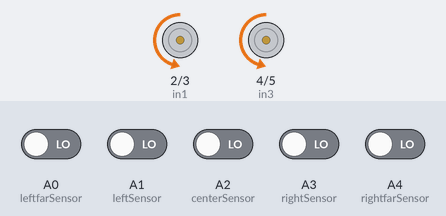
Bench run of a sketch on a simulated Arduino Uno, built with avr-gcc and run on an emulated ATmega328P. On the bench: motor-driver pin pairs drawn as motors (green arrow = first pin HIGH = forward, orange = second pin HIGH = backward, longer = more drive, scaled by the enable pin). The inputs (shaded band) are chosen by the test bench; at power-on: A0 (leftfarSensor), A1 (leftSensor), A2 (centerSensor), A3 (rightSensor), A4 (rightfarSensor) LOW.

Above: at 1.2 s.
1.3 s: A0 (leftfarSensor) driven HIGH
At 1.9 s:
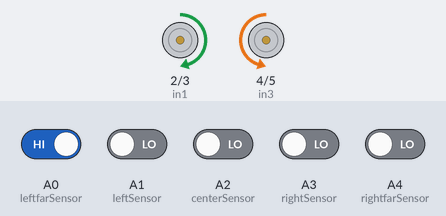
4.3 s: A4 (rightfarSensor) driven HIGH
5.8 s: A4 (rightfarSensor) driven LOW
At 6.2 s:
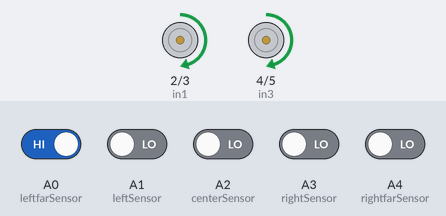
8.8 s: A0 (leftfarSensor) driven LOW
At 9.3 s:
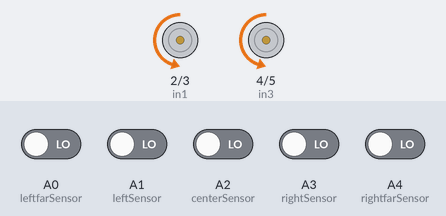
Timing chart, 0 to 12.8 s (numbered marks = the images above; inputs shaded):
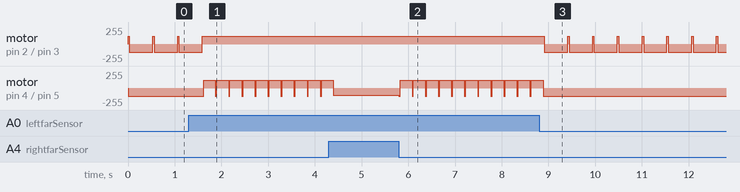

The sketch:

prototype_2.ino
```cpp
#define in1 2
#define in2 3
#define in3 4
#define in4 5

int enl=10;
int enr=9;

#define leftfarSensor A0
#define leftSensor A1
#define centerSensor A2
#define rightSensor A3
#define rightfarSensor A4


int a[5];
int last_proportional=0;
int integral=0;

char select_turn(unsigned char found_left,unsigned char found_right,unsigned char found_st);

int mod(int v);
int set_motors(int a,int b);
void turn(char dir);
void PID();

int right=0;
int left=0;

void setup() {
  // put your setup code here, to run once:
  pinMode (in1, OUTPUT);
  pinMode (in2, OUTPUT);
  pinMode (in3, OUTPUT);
  pinMode (in4, OUTPUT);
  pinMode(enl,OUTPUT);
  pinMode(enr,OUTPUT);
  pinMode(leftfarSensor, INPUT);
  pinMode(leftSensor, INPUT);
  pinMode(centerSensor, INPUT);
  pinMode(rightSensor, INPUT);
  pinMode(rightfarSensor, INPUT);
}

void loop() {
  // put your main code here, to run repeatedly:
  PID();

    set_motors(120,120);
    delay(30);
  unsigned char found_left=0;
  unsigned char found_right=0;
  unsigned char found_st=0;

readline();
 if(a[0]==HIGH)
  found_left=1;

 if(a[3]==HIGH)
  found_right=1;

 if(a[2]==HIGH)
  found_st=1;

 unsigned char dir;

 dir = select_turn(found_left,found_right,found_st);
 turn(dir);

}

int set_motors(int l,int r)
{
  if(l>0&&r>0)
  {
    analogWrite(enl,mod(l));
    analogWrite(enr,mod(r));
    digitalWrite(in1, HIGH);
    digitalWrite(in2, LOW);
    digitalWrite(in3, LOW);
    digitalWrite(in4, HIGH);
  }
  else if(l<0&&r>0)
  {
    analogWrite(enl,mod(l));
    analogWrite(enr,mod(r));
    digitalWrite(in1, HIGH);
    digitalWrite(in2, LOW);
    digitalWrite(in3, HIGH);
    digitalWrite(in4, LOW);
  }
  else if(l>0&&r<0)
  {
    analogWrite(enl,mod(l));
    analogWrite(enr,mod(r));
    digitalWrite(in1, LOW);
    digitalWrite(in2, HIGH);
    digitalWrite(in3, LOW);
    digitalWrite(in4, HIGH);
  }
  else if(l==0&&r==0)
  {
    analogWrite(enl,0);
    analogWrite(enr,0);
    digitalWrite(in1, HIGH);
    digitalWrite(in2, HIGH);
    digitalWrite(in3, HIGH);
    digitalWrite(in4, HIGH);
  }
}

int readline()
{
  a[0]     = digitalRead(leftfarSensor);
  a[1]    = digitalRead(leftSensor);
  a[2] = digitalRead(centerSensor);
  a[3]   = digitalRead(rightSensor);
  a[4]   = digitalRead(rightfarSensor);
  int v =0;
  v=(4000*a[0]+3000*a[1]+2000*a[2]+1000*a[3]+0*a[4])/(a[0]+a[1]+a[2]+a[3]+a[4]);
  return v;
}

int stop()
{
  analogWrite(enl,255);
   analogWrite(enl,255);
  digitalWrite(in1, HIGH);
  digitalWrite(in2, HIGH);
  digitalWrite(in3, HIGH);
  digitalWrite(in4, HIGH);
}

void turn(char dir)
{
  switch(dir)
  {
    case 'L':
      set_motors(-120,120);
      delay(250);
      break;
    case 'R':
      set_motors(120,-120);
      delay(250);
      break;
    case 'B':
      set_motors(120,-120);
      delay(500);
      break;
    case 'S':
      break;
  }
}

void PID()
{
  int i;
  int power_difference=0;
  float Kp,Ki,Kd;
  unsigned int position =0;
  int derivative,proportional;
  while(1)
  {
    position = readline();
    proportional=((int)position-2000);


    derivative = proportional - last_proportional;
    integral = integral+proportional;

    last_proportional=proportional;
    Kp=0.5;
    Ki=0.001;
    Kd=0.9;

    power_difference=proportional*Kp + integral*Ki + derivative*Kd;

    const int max=120;
    if(power_difference>max)
      power_difference=max;
    if(power_difference<-max)
      power_difference=(-1*max);

    if(power_difference<0)
    {
      set_motors(max+power_difference,max);
    }
    else
    {
      set_motors(max,max-power_difference);
    }
    readline();
    if(a[0]==HIGH&&a[1]==HIGH&&a[2]==HIGH&&a[3]==HIGH&&a[4]==HIGH)
      return;

    else if(a[0]==LOW||a[4]==LOW)
      return;
  }
}

char select_turn(unsigned char found_left,unsigned char found_right,unsigned char found_st)
{
  if(found_left==1)
    return 'L';
  else if(found_st==1)
    return 'S';
  else if(found_right==1)
    return 'R';
  else
    return 'B';
}


int mod(int v)
{
  if(v<0)
  return -1*v;
  else if(v>0)
  return 1*v;
}
```

Measured:
- after the input at 1.3 s, motor on pin 2 (in1) / pin 3 (in2): goes on until 1.6 s, then stays forward 120/255; motor on pin 4 (in3) / pin 5 (in4): alternates forward 120/255 for 0.25 s and backward 120/255 for 0.03 s, starting after 0.32 s
- after the input at 5.8 s, motor on pin 4 (in3) / pin 5 (in4): alternates forward 120/255 for 0.25 s and backward 120/255 for 0.03 s, starting at once
- after the input at 8.8 s, motor on pin 2 (in1) / pin 3 (in2): alternates forward 120/255 for 0.03 s and backward 120/255 for 0.50 s, starting after 0.11 s; motor on pin 4 (in3) / pin 5 (in4): goes on until 8.9 s, then stays backward 120/255
